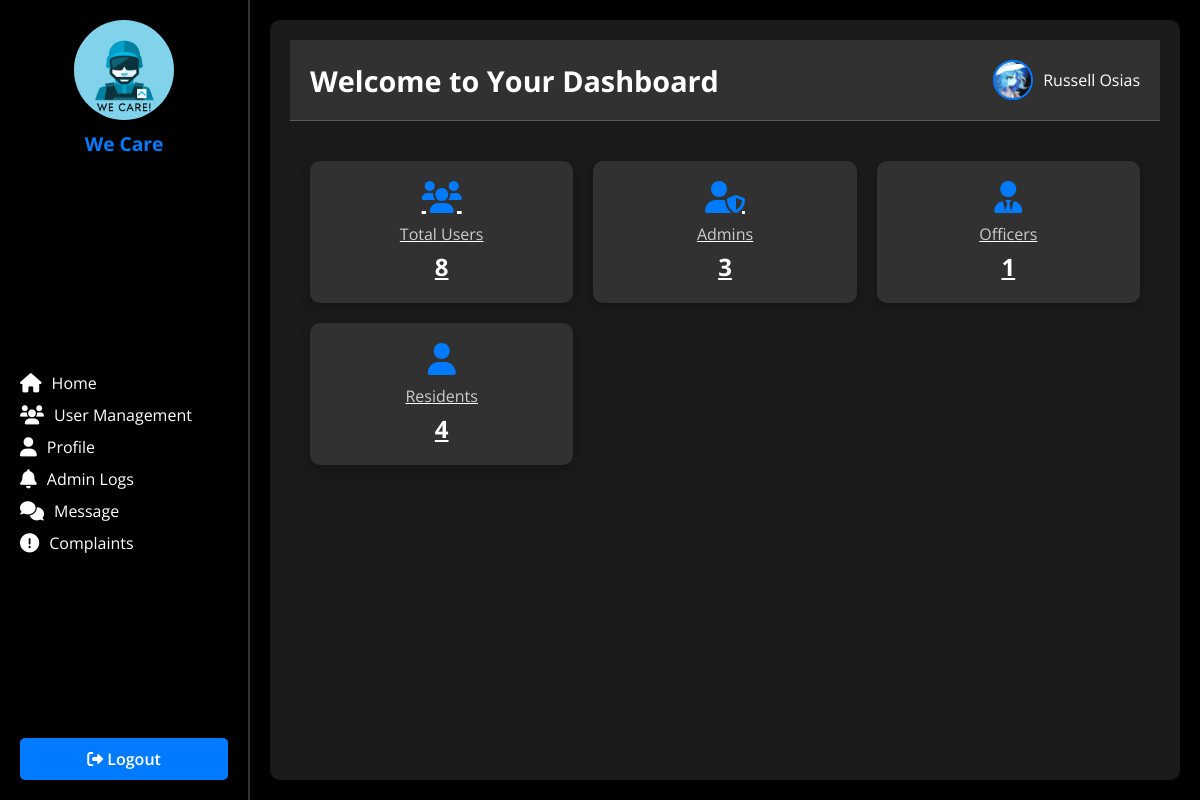
Page /dashboard.php (signed in) on the committed database.
### tables this page shows
CREATE TABLE `users` (
  `id` int(11) NOT NULL,
  `first_name` varchar(200) NOT NULL,
  `middle_name` varchar(200) NOT NULL,
  `last_name` varchar(200) NOT NULL,
  `email` varchar(200) NOT NULL,
  `password` varchar(200) NOT NULL,
  `phone_number` int(200) NOT NULL,
  `address` varchar(200) NOT NULL,
  `session_token` varchar(255) DEFAULT NULL,
  `token_expiry` datetime DEFAULT NULL,
  `reset_token` varchar(255) DEFAULT NULL,
  `reset_token_expiry` datetime DEFAULT NULL,
  `role` enum('admin','resident','officer') DEFAULT 'resident',
  `profile_picture` varchar(255) DEFAULT NULL
);

### dashboard.php (the view, shortened to what this page needs)
<?php
require_once 'includes/authentication.php';
$user_id = $_SESSION['user_id'];
try {
    $stmt = $conn->prepare("SELECT first_name, last_name, profile_picture, role FROM users WHERE id = :id");
    $stmt->bindParam(':id', $user_id);
    $stmt->execute();
    $user = $stmt->fetch(PDO::FETCH_ASSOC);
} catch (PDOException $e) {
    die("Error fetching user data: " . $e->getMessage());
}
try {
    $stmt = $conn->query("SELECT COUNT(*) AS total_users FROM users");
    $totalUsers = $stmt->fetch(PDO::FETCH_ASSOC)['total_users'];
    $stmt = $conn->query("SELECT role, COUNT(*) AS count FROM users GROUP BY role");
    $roleCounts = $stmt->fetchAll(PDO::FETCH_KEY_PAIR);
} catch (PDOException $e) {
    die("Error fetching user data: " . $e->getMessage());
}
?>
<!DOCTYPE html>
<html lang="en">
<head>
  <link rel="stylesheet" href="./assets/css/style.css">
  <link rel="stylesheet" href="https://cdnjs.cloudflare.com/ajax/libs/font-awesome/6.0.0/css/all.min.css">
</head>
<body>
  <div class="dashboard-wrapper">
    <?php include 'includes/sidebar.php'; ?>
    <main class="main-content">
      <header class="dashboard-header">
        <h1>Welcome to Your Dashboard</h1>
        <div class="user-info">
          <img src="<?php echo $user['profile_picture'] ? htmlspecialchars($user['profile_picture']) : 'assets/images/default_profile.png'; ?>" alt="Profile Picture">
          <span><?php echo htmlspecialchars($user['first_name'] . ' ' . $user['last_name']); ?></span>
        </div>
      </header>
      <section class="dashboard-stats">
        <a href="manage_users.php" class="card <?php echo $user['role'] === 'resident' ? 'disabled' : ''; ?>">
          <i class="fas fa-users"></i>
          <div>
            <span>Total Users</span>
            <strong><?php echo $totalUsers; ?></strong>
          </div>
        </a>
        <a href="users/admin.php" class="card <?php echo $user['role'] === 'resident' ? 'disabled' : ''; ?>">
          <i class="fas fa-user-shield"></i>
          <div>
            <span>Admins</span>
            <strong><?php echo $roleCounts['admin'] ?? 0; ?></strong>
          </div>
          </a>
          <a href="users/officer.php" class="card <?php echo $user['role'] === 'resident' ? 'disabled' : ''; ?>">
          <i class="fas fa-user-tie"></i>
          <div>
            <span>Officers</span>
            <strong><?php echo $roleCounts['officer'] ?? 0; ?></strong>
          </div>
          </a>
        <a href="users/resident.php" class="card <?php echo $user['role'] === 'resident' ? 'disabled' : ''; ?>">
          <i class="fas fa-user"></i>
          <div>
            <span>Residents</span>
            <strong><?php echo $roleCounts['resident'] ?? 0; ?></strong>
          </div>
          </a>
      </section>
    </main>
  </div>
</body>
</html>

### assets/css/style.css (style rules this page uses)
* { margin: 0; padding: 0; box-sizing: border-box; font-family: "Open Sans", sans-serif; }
body { display: flex; align-items: stretch; min-height: 100vh; width: 100%; background: url("../images/image.jpg"), #000; background-position: center; background-size: cover; background-repeat: no-repeat; color: #fff; }
.dashboard-wrapper { display: flex; width: 100%; }
.main-content { flex-grow: 1; padding: 20px; background: rgba(255, 255, 255, 0.1); border-radius: 10px; margin: 20px; box-shadow: 0 4px 10px rgba(0, 0, 0, 0.2); backdrop-filter: blur(10px); -webkit-backdrop-filter: blur(10px); }
.dashboard-header { display: flex; justify-content: space-between; align-items: center; margin-bottom: 20px; }
.dashboard-header h1 { font-size: 2rem; color: #fff; }
.user-info { display: flex; align-items: center; font-size: 1rem; }
.dashboard-stats { display: grid; grid-template-columns: repeat(auto-fit, minmax(150px, 1fr)); gap: 20px; }
.card { background: rgba(255, 255, 255, 0.1); padding: 20px; border-radius: 10px; text-align: center; color: #fff; box-shadow: 0 4px 10px rgba(0, 0, 0, 0.2); transition: 0.3s ease; display: flex; flex-direction: column; justify-content: center; align-items: center; }
.card i { font-size: 2rem; margin-bottom: 10px; color: #007bff; }
.card div { text-align: center; }
.card span { font-size: 0.9rem; color: #ccc; }
.card strong { font-size: 1.2rem; color: #fff; }

### dashboard.php (style rules this page uses)
.dashboard-header { display: flex; justify-content: space-between; align-items: center; padding: 20px; background: rgba(255, 255, 255, 0.1); border-bottom: 1px solid rgba(255, 255, 255, 0.2); }
.dashboard-header h1 { font-size: 1.8rem; color: #fff; }
.user-info { display: flex; align-items: center; gap: 10px; }
.user-info img { width: 40px; height: 40px; border-radius: 50%; object-fit: cover; border: 2px solid #007bff; }
.user-info span { font-size: 1rem; color: #fff; }
.dashboard-stats { display: grid; grid-template-columns: repeat(auto-fit, minmax(200px, 1fr)); gap: 20px; padding: 20px; }
.card { background: rgba(255, 255, 255, 0.1); border-radius: 10px; padding: 20px; text-align: center; box-shadow: 0 4px 10px rgba(0, 0, 0, 0.2); transition: transform 0.3s ease; }
.card i { font-size: 2rem; color: #007bff; margin-bottom: 10px; }
.card div { display: flex; flex-direction: column; gap: 5px; }
.card span { font-size: 1rem; color: #ccc; }
.card strong { font-size: 1.5rem; color: #fff; }

### rows in the picture
users: profile_picture (picture), first_name+last_name "Russell Osias"

### other values in the picture
$totalUsers "8"
$roleCounts['admin'] "3"
$roleCounts['officer'] "1"
$roleCounts['resident'] "4"
